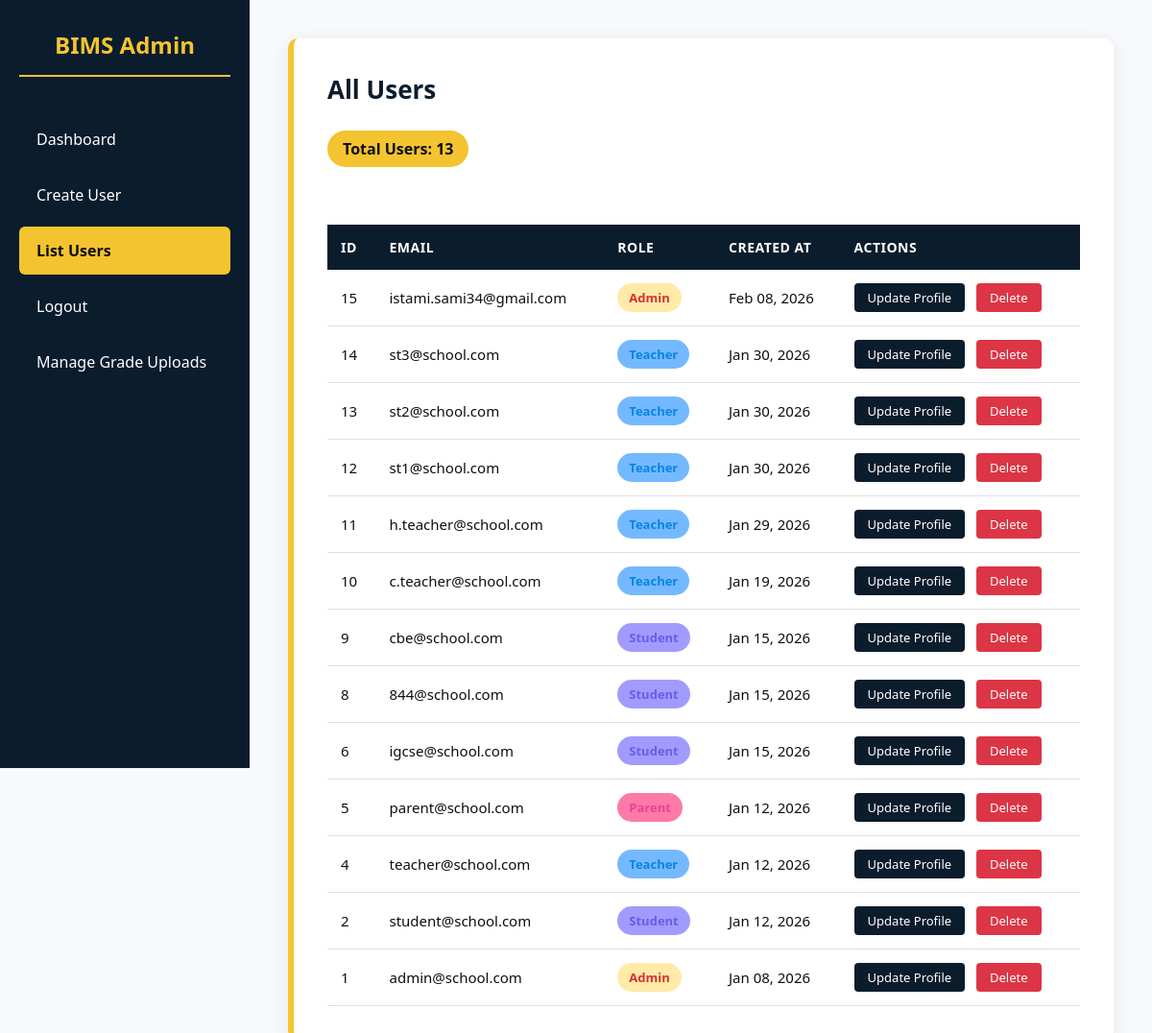
Page /html/list_users.php (signed in) on the committed database.
### tables this page shows
CREATE TABLE `users` (
  `id` int NOT NULL AUTO_INCREMENT,
  `email` varchar(100) NOT NULL,
  `password` varchar(255) NOT NULL,
  `role_id` int NOT NULL,
  `status` enum('active','inactive') DEFAULT 'active',
  `created_at` timestamp NOT NULL DEFAULT CURRENT_TIMESTAMP,
  PRIMARY KEY (`id`),
  UNIQUE KEY `email` (`email`),
  KEY `role_id` (`role_id`),
  CONSTRAINT `users_ibfk_1` FOREIGN KEY (`role_id`) REFERENCES `roles` (`id`)
);

CREATE TABLE `roles` (
  `id` int NOT NULL AUTO_INCREMENT,
  `name` varchar(50) NOT NULL,
  `description` varchar(255) DEFAULT NULL,
  PRIMARY KEY (`id`),
  UNIQUE KEY `name` (`name`)
);

### html/list_users.php (the view, shortened to what this page needs)
<?php
require_once __DIR__ . "/../database/db_connect.php";
try {
    $stmt = $pdo->query("
        SELECT users.id, users.email, users.created_at, users.role_id, roles.name AS role
        FROM users
        JOIN roles ON users.role_id = roles.id
        ORDER BY users.created_at DESC
    ");
    $users = $stmt->fetchAll(PDO::FETCH_ASSOC);
} catch (PDOException $e) {
    $users = [];
    $fetch_error = "Error loading users: " . $e->getMessage();
}
?>
<!DOCTYPE html>
<html lang="en">
<head>
    <link rel="stylesheet" href="../assets/css/admin.css">
    <link rel="stylesheet" href="../assets/css/list_users.css">
</head>
<body>
<div class="sidebar">
    <h2>BIMS Admin</h2>
    <a href="../admin_dashboard.php">Dashboard</a>
    <a href="admin/create_user.php">Create User</a>
    <a href="list_users.php" class="active">List Users</a>
    <a href="../logout.php">Logout</a>
    <a href="admin/manage_grade_uploads.php">Manage Grade Uploads</a>
</div>
<div class="main-content">
    <div class="container">
        <div class="card">
            <h2>All Users</h2>
            <?php if (!empty($users)): ?>
                <span class="user-count">Total Users: <?php echo count($users); ?></span>
                <div class="table-container">
                    <table>
                        <thead>
                            <tr>
                                <th>ID</th>
                                <th>Email</th>
                                <th>Role</th>
                                <th>Created At</th>
                                <th>Actions</th>
                            </tr>
                        </thead>
                        <tbody>
                            <?php foreach ($users as $user): ?>
                                <tr>
                                    <td><?php echo htmlspecialchars($user['id']); ?></td>
                                    <td><?php echo htmlspecialchars($user['email']); ?></td>
                                    <td>
                                        <span class="role-badge role-<?php echo strtolower($user['role']); ?>">
                                            <?php echo htmlspecialchars($user['role']); ?>
                                        </span>
                                    </td>
                                    <td><?php echo date('M d, Y', strtotime($user['created_at'])); ?></td>
                                    <td>
                                        <a href="admin/update_profile.php?id=<?php echo $user['id']; ?>" class="btn-update">Update Profile</a>
                                        <a href="list_users.php?delete=<?php echo $user['id']; ?>"
                                           class="btn-delete"
                                           onclick="return confirm('Are you sure you want to delete this user?');">
                                            Delete
                                        </a>
                                    </td>
                                </tr>
                            <?php endforeach; ?>
                        </tbody>
                    </table>
                </div>
            <?php else: ?>
                <div class="no-users">
                    No users found. <a href="create_user.php">Create your first user</a>
                </div>
            <?php endif; ?>
        </div>
    </div>
</div>
</body>
</html>

### html/assets/css/admin.css (style rules this page uses)
:root { --navy: #0b1c2d; --yellow: #f4c430; --black: #0f0f0f; --light-bg: #f7f9fc; --white: #ffffff; }
* { box-sizing: border-box; font-family: 'Segoe UI', Tahoma, sans-serif; margin: 0; padding: 0; }
body { background-color: var(--light-bg); color: var(--black); display: flex; min-height: 100vh; }
.sidebar { width: 260px; background: var(--navy); color: var(--white); padding: 30px 20px; position: fixed; height: 100vh; left: 0; top: 0; overflow-y: auto; z-index: 1000; }
.sidebar h2 { color: var(--yellow); margin-bottom: 40px; font-size: 24px; text-align: center; border-bottom: 2px solid var(--yellow); padding-bottom: 15px; }
.sidebar a { display: block; color: var(--white); text-decoration: none; padding: 14px 18px; margin-bottom: 8px; border-radius: 6px; font-weight: 500; transition: all 0.3s ease; }
.sidebar a.active { background: var(--yellow); color: var(--black); font-weight: 600; }
.main-content { margin-left: 260px; flex: 1; padding: 40px; background: var(--light-bg); min-height: 100vh; width: calc(100% - 260px); }
.container { max-width: 900px; margin: 0 auto; }
.card { background: var(--white); padding: 35px; border-radius: 10px; border-left: 6px solid var(--yellow); box-shadow: 0 4px 20px rgba(0,0,0,0.08); margin-bottom: 25px; }
.card h2 { color: var(--navy); margin-bottom: 25px; font-size: 26px; }
table { width: 100%; border-collapse: collapse; background: white; margin-top: 20px; }
th { background: var(--navy); color: var(--white); padding: 14px; text-align: left; font-weight: 600; font-size: 14px; }
td { padding: 14px; border-bottom: 1px solid #e0e0e0; font-size: 15px; }

### html/assets/css/list_users.css (style rules this page uses)
.table-container { overflow-x: auto; margin-top: 20px; }
table { width: 100%; border-collapse: collapse; background: white; }
th { background: var(--navy); color: var(--white); padding: 14px; text-align: left; font-weight: 600; font-size: 14px; text-transform: uppercase; letter-spacing: 0.5px; }
td { padding: 14px; border-bottom: 1px solid #e0e0e0; font-size: 15px; }
.role-badge { display: inline-block; padding: 6px 12px; border-radius: 20px; font-size: 13px; font-weight: 600; }
.role-admin { background: #ffeaa7; color: #d63031; }
.role-teacher { background: #74b9ff; color: #0984e3; }
.role-student { background: #a29bfe; color: #6c5ce7; }
.role-parent { background: #fd79a8; color: #e84393; }
.btn-delete { background: #dc3545; color: white; padding: 6px 14px; border: none; border-radius: 4px; cursor: pointer; font-size: 13px; text-decoration: none; display: inline-block; transition: all 0.3s ease; }
.user-count { background: var(--yellow); color: var(--black); padding: 8px 16px; border-radius: 20px; font-weight: 600; display: inline-block; margin-bottom: 20px; }
.btn-update { background: var(--navy); color: var(--white); padding: 6px 14px; border: none; border-radius: 4px; cursor: pointer; font-size: 13px; text-decoration: none; display: inline-block; margin-right: 8px; transition: all 0.3s ease; }

### rows in the picture
users: id "15", email "istami.sami34@gmail.com", role.name "Admin", created_at "Feb 08, 2026"
users: id "14", email "st3@school.com", role.name "Teacher", created_at "Jan 30, 2026"
users: id "13", email "st2@school.com", role.name "Teacher", created_at "Jan 30, 2026"
users: id "12", email "st1@school.com", role.name "Teacher", created_at "Jan 30, 2026"
users: id "11", email "h.teacher@school.com", role.name "Teacher", created_at "Jan 29, 2026"
users: id "10", email "c.teacher@school.com", role.name "Teacher", created_at "Jan 19, 2026"
users: id "9", email "cbe@school.com", role.name "Student", created_at "Jan 15, 2026"
users: id "8", email "844@school.com", role.name "Student", created_at "Jan 15, 2026"
users: id "6", email "igcse@school.com", role.name "Student", created_at "Jan 15, 2026"
users: id "5", email "parent@school.com", role.name "Parent", created_at "Jan 12, 2026"
users: id "4", email "teacher@school.com", role.name "Teacher", created_at "Jan 12, 2026"
users: id "2", email "student@school.com", role.name "Student", created_at "Jan 12, 2026"
users: id "1", email "admin@school.com", role.name "Admin", created_at "Jan 08, 2026"

### other values in the picture
count($users) "13"
